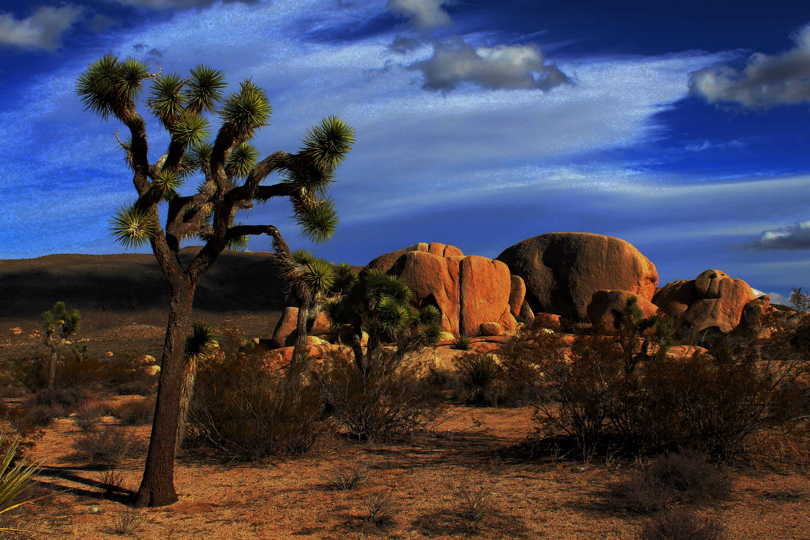
%> input picture images/enhancement.png, 810 x 540 px
$ octave --eval "result = localnormalize(imread('../images/enhancement.png'));"   (GNU Octave 9; MATLAB toolbox functions it lacks are replaced by stand-ins)
%> lines starting %> are read from the running program, lines starting %| are printed output that depends on the picture
function ln=localnormalize(IM)
%LOCALNORMALIZE A local normalization algorithm that uniformizes the local
%mean and variance of an image.
%  ln=localnormalize(IM,sigma1,sigma2) outputs local normalization effect of
%  image IM using local mean and standard deviation estimated by Gaussian
%  kernel with sigma1 and sigma2 respectively.
%
%  Contributed by Guanglei Xiong (xgl99@mails.tsinghua.edu.cn)
%  at Tsinghua University, Beijing, China.

gaussian1=fspecial('gaussian',11,2);
gaussian2=fspecial('gaussian',11,2);
num=IM-imfilter(IM,gaussian1);
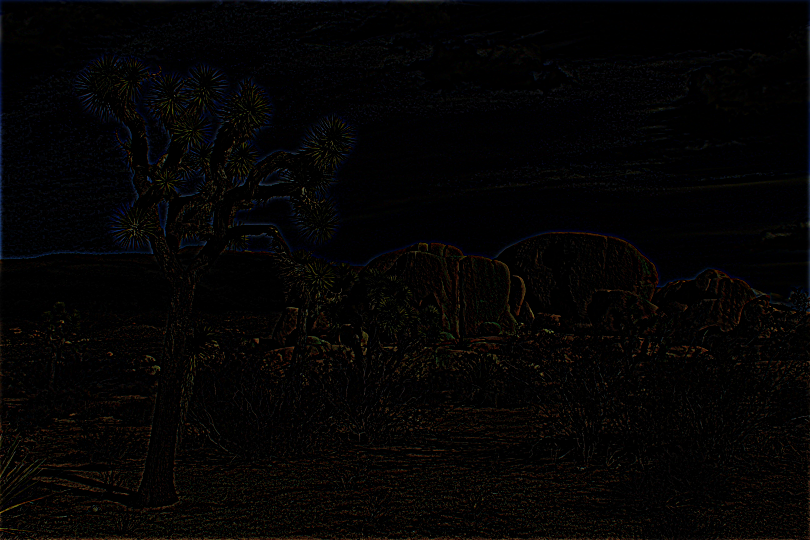
%> num: size 540x810x3 uint8; mean R, G, B 4.4, 3.6, 3.4
den=sqrt(imfilter(num.^2,gaussian2));
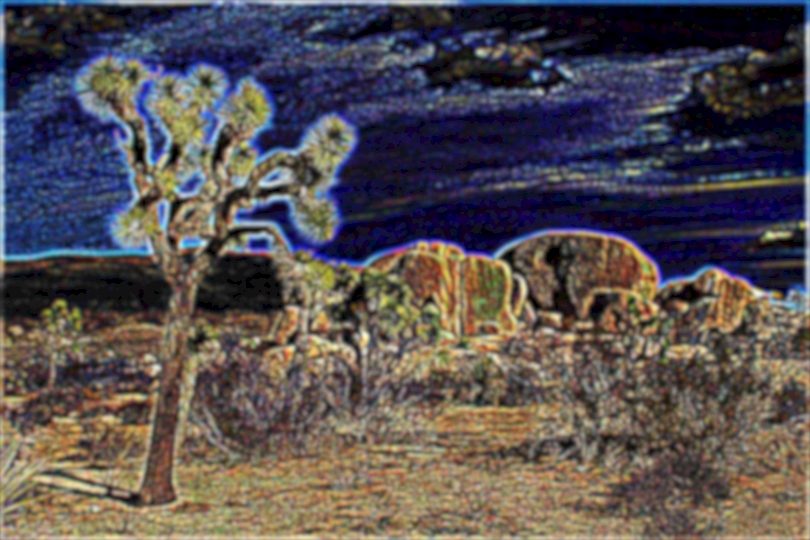
%> den: size 540x810x3 double; mean R, G, B 5.08, 4.7, 4.78; drawn with min black and max white
ln=num./den;
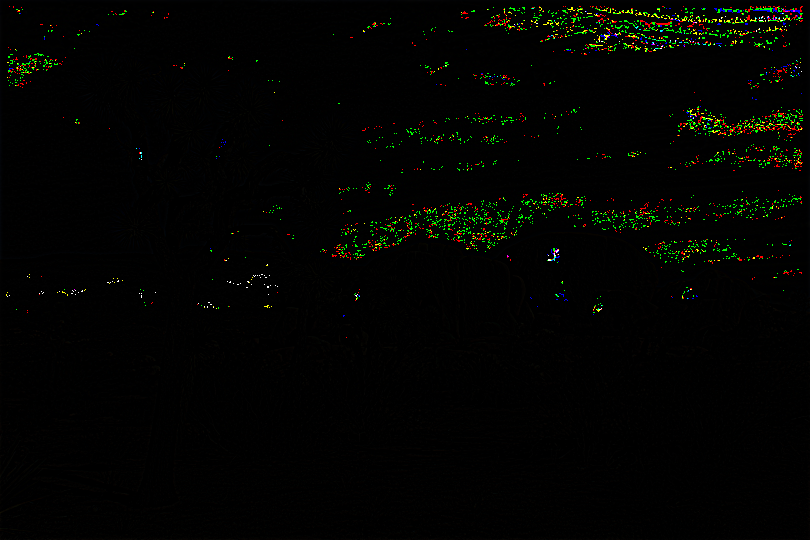
%> ln: size 540x810x3 uint8; mean R, G, B 2.5, 3.3, 1
end
